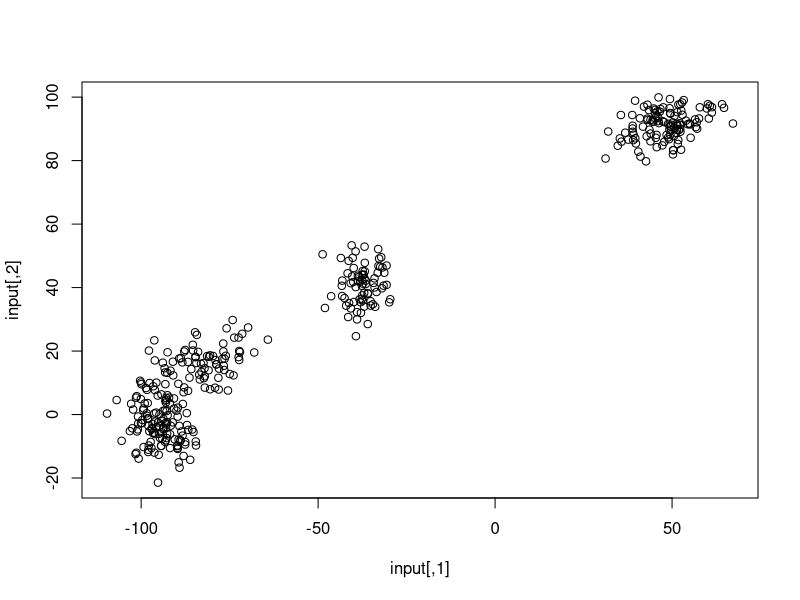
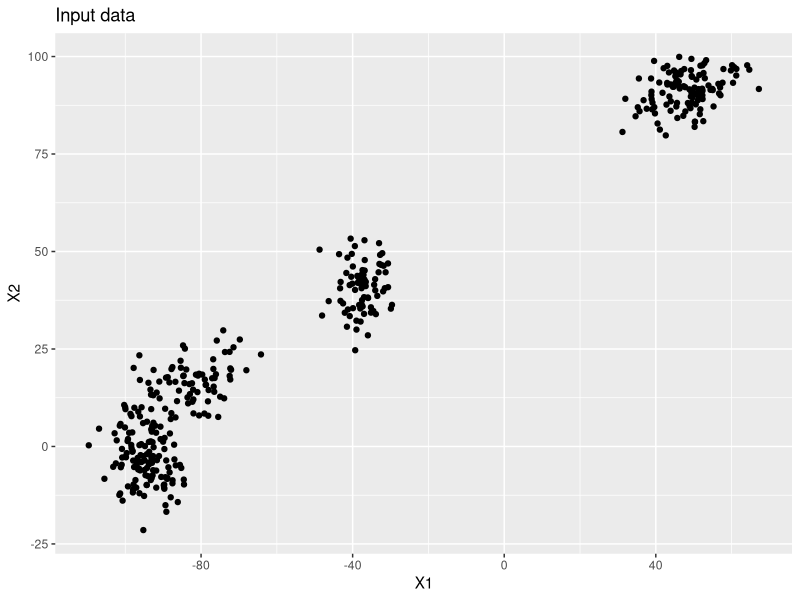
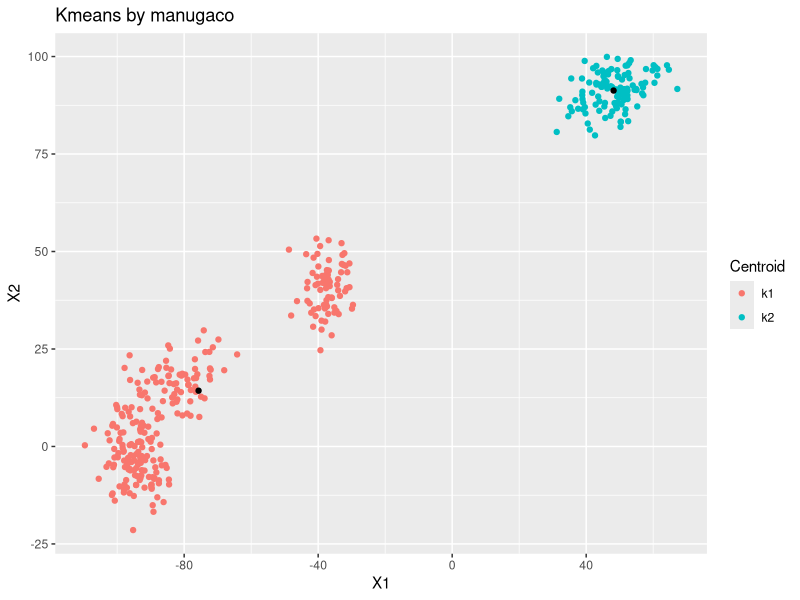
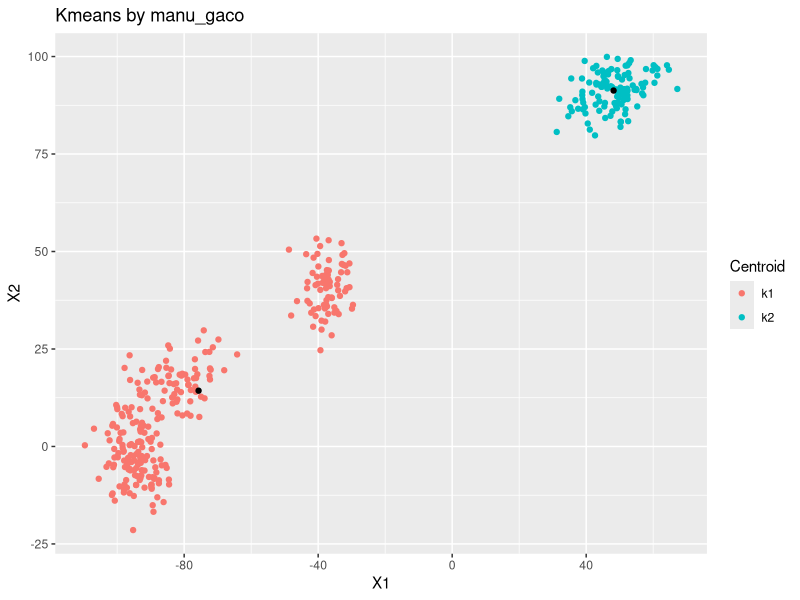
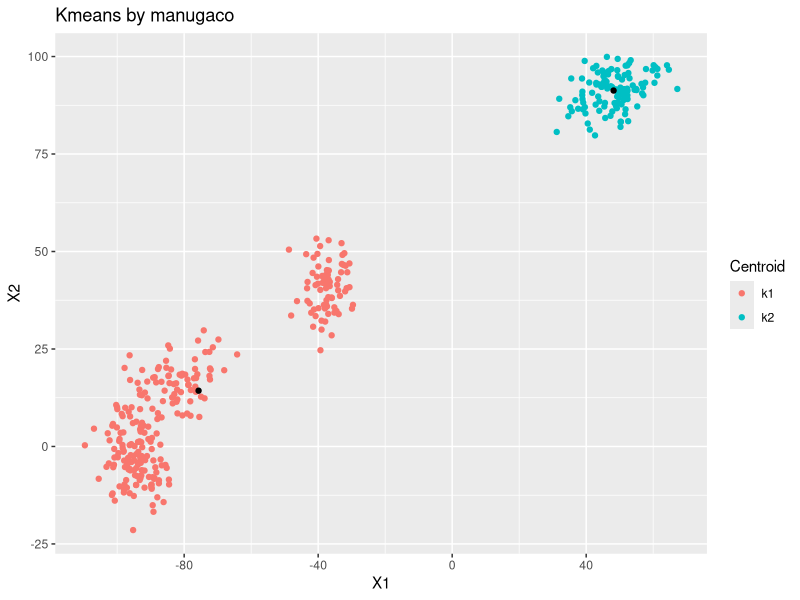
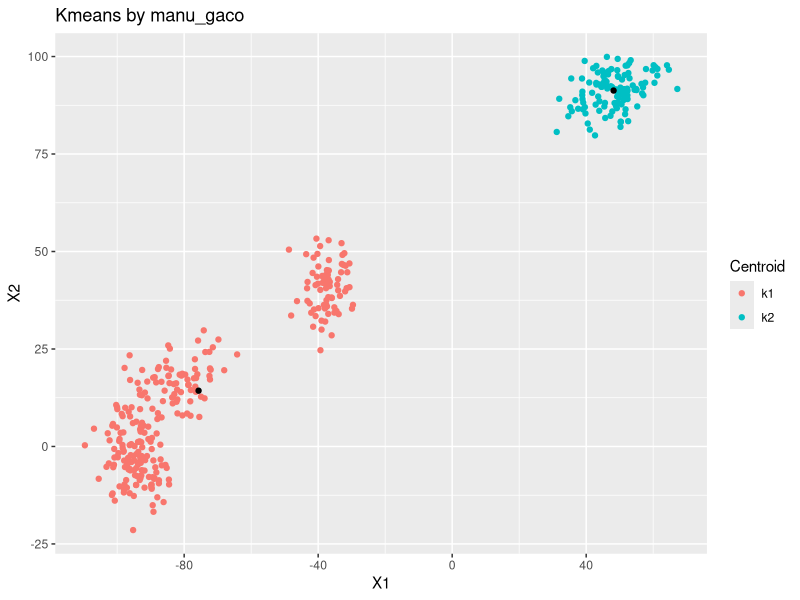
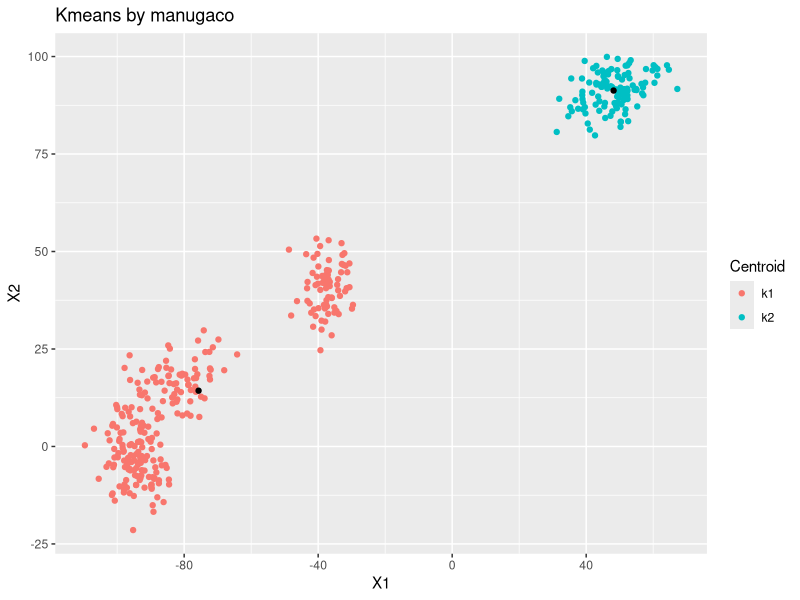
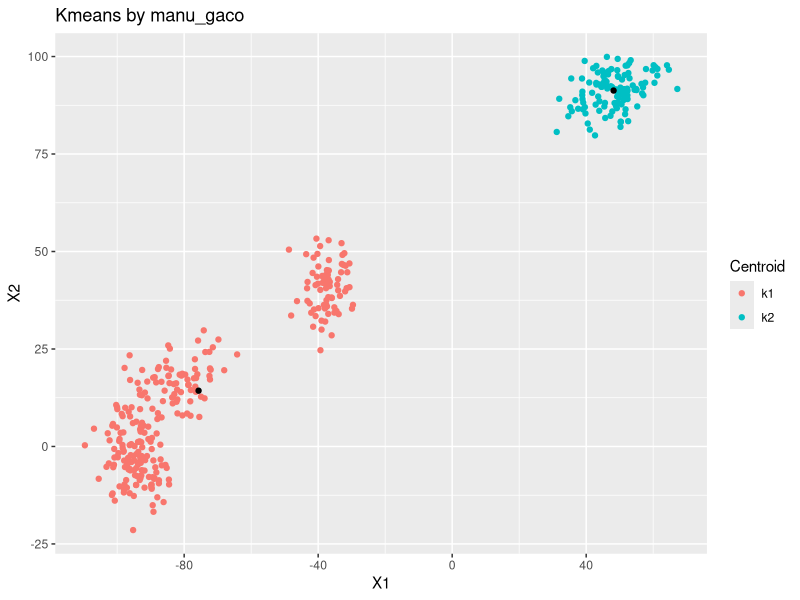

Source code (R) for these figures, in order: (Note: a time limit stopped this script after it produced the figures.)
#My kmeans algorithm

##Algorithm description

#kmeans algorithm belongs to the family of unsupervised machine learning algorithms
#The purpose of it is to find groups of similar features on data, without previous information

##Behaviour

#First of all, the algorithm sets a subspace taking the limits of each variable as bounds (x1, x2, ... , xp)
#Then, k (number of centroids) points are selected randomly inside this subspace.
#The next step is to compute the distances between each centroid and all the points of the dataset.
#Then, I relate each point to the closest centroid, creating a cluster, using a distance measurement.
#Once all the points are related to its respective centroid, I compute the mean point for each variable in each cluster.
#And I get a new position for the centroid.
#This process is repeated n times (can be improved)
#It can happen that a centroid may not find any point close to it, to solve this, I repeate the process of launching centroids
#m times, and I choose that configuration with the minimum distance at the end of the previous process
#This procedure also gives me a better best accurary computing the centroids

##Features

#The algorithm can compute clusters for p dimensions matrices, but it will only plot the clusters if the input is bidimensional
#The number of centroids by default is 2, but the parameter can be changed to any number
#It has three kinds of distances measurements (Euclidean, Euclidean squared and Manhattan)
#The number of iterations is set to 50 by default
#It has also initial configurations in order to launch the optimal position of centroids at the beginning

#Future improvements

#Stop the while loop when the centroids do not move.
#Optimal number of centroids (elbow chart)
#Dynamic chart using plotly

kmeans_manu <- function(input, k=2, method = "Euclidean", iter = 50, config = 10){
  
  require(ggplot2)
  require(dplyr)
  
  #k is set to 2 by default
  if(k<2){
    stop("Number of clusters must be higher than 1")
  }
  
  if(ncol(input) > 2){
    print("The results will not be displayed")
  }
  options(warn=-1)
  #Computing centroids
  
  #Defining subspace
  
  subspace_tab <- matrix(0, ncol=ncol(input), nrow = 2)
  for(i in 1:ncol(input)){
  subspace_tab[1,i] <- min(input[,i])
  subspace_tab[2,i] <- max(input[,i])
  }
  
  mean_col <- function(m){
  for(i in 1:ncol(m)){
    new[i] <- mean(m[,i])
  }
  new <<- new
}
  
  for(n in 1:config){
    
  #Initializing objects
    
  centroids_ini <- matrix(0, nrow=k, ncol=ncol(input))
  list_centroids <- list()
  distances <- data.frame(matrix(0, nrow = nrow(input), ncol = k))
  names <- vector(mode = "numeric", length = length(k))
  colcent <- data.frame(matrix(0, ncol = 1, nrow = nrow(input)))
  colnames(colcent) <- "Centroid"
  inputdf <- data.frame(input)
  new <- matrix(0, nrow= 1, ncol= ncol(input))

  
  #Computing centroids
    for(i in 1:ncol(subspace_tab)){
      for(j in 1:nrow(centroids_ini)){
      centroids_ini[,i] <- runif(k, min=min(subspace_tab[,i]), max=max(subspace_tab[,i]))
      }
    }
  
  #Main loop
  
  n_iter=0
  while(n_iter <= iter){
  
  #Distances
  
  if(method == "Euclidean"){
    for(i in 1:nrow(inputdf)){
      for(j in 1:nrow(centroids_ini)){
        distances[i,j] <- sqrt(sum((input[i,] - centroids_ini[j,])^2))
      }
    }
  } else if(method == "Euclidean_sq"){
    for(i in 1:nrow(inputdf)){
      for(j in 1:nrow(centroids_ini)){
        distances[i,j] <- sum((input[i,] - centroids_ini[j,])^2)
      }
    }
  } else if(method == "Manhattan"){
    for(i in 1:nrow(inputdf)){
      for(j in 1:nrow(centroids_ini)){
        distances[i,j] <- sum(abs(input[i,] - centroids_ini[j,]))
      }
    }
  }
  
  #Naming the distances matrix
  
  for(i in 1:k){
   names[i] <- paste("k", i, sep="")
  }
  colnames(distances) <- names
  
  #Assigning the points to centroids
  
  for(i in 1:nrow(distances)){
      colcent[i,] <- min(distances[i,])
  }

  for(i in 1:ncol(distances)){
    for(j in 1:nrow(distances)){
      if(colcent[j,1] == distances[j,i]){
        colcent[j,1] <- paste("k", i, sep = "")
      }
    }
  }
  
  inputdf <- data.frame(cbind(input,colcent), stringsAsFactors = TRUE)

  #New centroids
  
  #Computing means for each element of the list, and storing it in a new centroid matrix
  centroids_ini <- matrix(0, nrow=nrow(centroids_ini), ncol=ncol(centroids_ini))
  list_centroids <- split(inputdf, f=inputdf$Centroid)
  
  if(length(list_centroids) < k){
    break
  }else if(length(list_centroids) == k){
    for(i in 1:k){
    dot <- matrix(as.numeric(as.character(unlist(list_centroids[[i]]))), ncol = ncol(inputdf))
    dot <- dot[,-c(length(inputdf))]
    centroids_ini[i,] <- mean_col(dot)
    }
  }
  #Finished iterations
  n_iter = n_iter + 1
  }
  
  #Computing minimum distance of each configuration
  
    dist_aux <- sum(distances)
    coord_aux <- centroids_ini
  
  if(n == 1L){
    dist <- dist_aux
    centroids_fin <- coord_aux
  }
  
  if(dist > dist_aux){
    dist <- dist_aux
    centroids_fin <- coord_aux
  }
  
}#Optimization of the centroids initial position
  
#Launching Kmeans with optimal centroids  
  
  #Initializing all objects
  
  n_iter = 0
  distances <- data.frame(matrix(0, nrow = nrow(input), ncol = k))
  inputdf2 <- data.frame(input)
  
  #First plot
  if(ncol(input) == 2){
    p1 <- ggplot(inputdf2, aes(x=X1, y=X2)) +
      geom_point() +
      ggtitle("Input data")
    
    print(p1)
  }
  
  while(n_iter <= iter){
    
    #Distances
    
    if(method == "Euclidean"){
      for(i in 1:nrow(inputdf2)){
        for(j in 1:nrow(centroids_fin)){
          distances[i,j] <- sqrt(sum((input[i,] - centroids_fin[j,])^2))
        }
      }
    } else if(method == "Euclidean_sq"){
      for(i in 1:nrow(inputdf2)){
        for(j in 1:nrow(centroids_fin)){
          distances[i,j] <- sum((input[i,] - centroids_fin[j,])^2)
        }
      }
    } else if(method == "Manhattan"){
      for(i in 1:nrow(inputdf2)){
        for(j in 1:nrow(centroids_fin)){
          distances[i,j] <- sum(abs(input[i,] - centroids_fin[j,]))
        }
      }
    }
    
    #Naming the distances matrix
    names <- vector(mode = "numeric", length = length(k))
    for(i in 1:k){
      names[i] <- paste("k", i, sep="")
    }
    colnames(distances) <- names
    
    #Assigning the points to centroids
    
    colcent <- data.frame(matrix(0, ncol = 1, nrow = nrow(input)))
    colnames(colcent) <- "Centroid"
    
    for(i in 1:nrow(distances)){
      colcent[i,] <- min(distances[i,])
    }
    
    for(i in 1:ncol(distances)){
      for(j in 1:nrow(distances)){
        if(colcent[j,1] == distances[j,i]){
          colcent[j,1] <- paste("k", i, sep = "")
        }
      }
    }
    
    inputdf2 <- data.frame(cbind(input,colcent), stringsAsFactors = TRUE)
    
    levels <- matrix(0, ncol=k)
    for(i in 1:k){
      levels[i] <- paste("k", i, sep="")
    }
    
    inputdf2$Centroid <- factor(inputdf2$Centroid, levels = levels, labels = levels)
    #plot primary centroids
    if(ncol(input) == 2){
      centroids_fin <- data.frame(centroids_fin, stringsAsFactors = TRUE)
      ppc <- ggplot() +
        geom_point(data = inputdf2, aes(x=X1, y=X2, color = Centroid)) +
        geom_point(data = centroids_fin, aes(x=X1, y=X2)) +
        ggtitle("Kmeans by manugaco")
      
      print(ppc)
    }
    #New centroids
    
    #Means for columns function
    new <- matrix(0, nrow= 1, ncol= ncol(input))
    mean_col <- function(m){
      for(i in 1:ncol(m)){
        new[i] <- mean(m[,i])
      }
      new <<- new
    }
    
    #Computing means for each element of the list, and storing it in a new centroid matrix
    centroids_fin <- matrix(0, nrow=nrow(centroids_fin), ncol=ncol(centroids_fin))
    list_centroidsf <- split(inputdf2, f=inputdf2$Centroid)
    
    for(i in 1:length(list_centroidsf)){
      dot <- matrix(as.numeric(as.character(unlist(list_centroidsf[[i]]))), ncol = ncol(inputdf2))
      dot <- dot[,-c(length(inputdf2))]
      centroids_fin[i,] <- mean_col(dot)
    }
    
    #Final iteration plot
    
    if(ncol(input) == 2){
      centroids_fin <- data.frame(centroids_fin, stringsAsFactors = TRUE)
      colnames(centroids_fin) <- c("X1", "X2")
      pfc <- ggplot() +
        geom_point(data = inputdf2, aes(x=X1, y=X2, color = Centroid)) +
        geom_point(data = centroids_fin, aes(x=X1, y=X2)) +
        ggtitle("Kmeans by manu_gaco")
      
      print(pfc)
    }
    
    #Finished iteration
    n_iter = n_iter + 1
  }
  
} #function

#In order to test the algorithm, I am going to use a random clusters generator, using a multinomal distribution.

generator1 <- function(){
  n1 <- sample(50:200, 1)
  mu1<-c(runif(1, -100, 100), runif(1, -100, 100))
  Sigma1<-matrix(c(sample(15:50, 1),10,10,sample(15:50, 1)),2,2)
  n2 <- sample(50:200, 1)
  mu2<-c(runif(1, -100, 100), runif(1, -100, 100))
  Sigma2<-matrix(c(sample(15:50, 1),-10,-10,sample(15:50, 1)),2,2)
  n3 <- sample(50:200, 1)
  mu3<-c(runif(1, -100, 100), runif(1, -100, 100))
  Sigma3<-matrix(c(sample(15:50, 1),15,15,sample(15:50, 1)),2,2)
  n4 <- sample(50:200, 1)
  mu4<-c(runif(1, -100, 100), runif(1, -100, 100))
  Sigma4<-matrix(c(sample(15:50, 1),5,5,sample(15:50, 1)),2,2)
  
  library(MASS)
  
  y1<-mvrnorm(n1, mu1, Sigma1)
  y2<-mvrnorm(n2, mu2, Sigma2)
  y3<-mvrnorm(n3, mu3, Sigma3)
  y4<-mvrnorm(n4, mu4, Sigma4)
  input <<-rbind(y1, y2, y3, y4)
   plot <- plot(input)
   print(plot)
}

generator1()

kmeans_manu(input)
